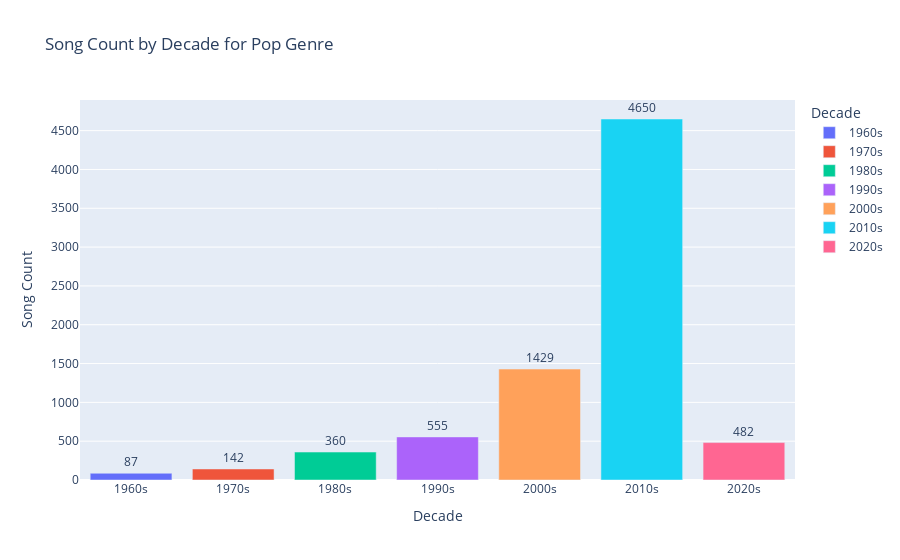

Source (notebook cell):
### Code cell
import plotly.express as px #im unsure if the group will understand the code 
pop_data = big_df[big_df['main_genre'] == 'pop']

# Group by decade and count the songs
song_count_by_decade = pop_data.groupby('decade')['song'].count().reset_index(name='count')

# Create the bar chart
fig = px.bar(song_count_by_decade, x='decade', y='count', text='count', color='decade', 
             title='Song Count by Decade for Pop Genre', labels={'decade': 'Decade', 'count': 'Song Count'})
fig.update_traces(texttemplate='%{text}', textposition='outside')
fig.show()

### Figure 1 — Plotly figure (JSON) as saved in the notebook; plotly's stock layout.template omitted (floating-point values rounded to 4 significant figures)
{"data": [{"alignmentgroup": "True", "hovertemplate": "Decade=%{x}<br>Song Count=%{text}<extra></extra>", "legendgroup": "1960s", "marker": {"color": "#636efa", "pattern": {"shape": ""}}, "name": "1960s", "offsetgroup": "1960s", "orientation": "v", "showlegend": true, "text": [87], "textposition": "outside", "texttemplate": "%{text}", "type": "bar", "visible": true, "x": ["1960s"], "xaxis": "x", "y": [87], "yaxis": "y"}, {"alignmentgroup": "True", "hovertemplate": "Decade=%{x}<br>Song Count=%{text}<extra></extra>", "legendgroup": "1970s", "marker": {"color": "#EF553B", "pattern": {"shape": ""}}, "name": "1970s", "offsetgroup": "1970s", "orientation": "v", "showlegend": true, "text": [142], "textposition": "outside", "texttemplate": "%{text}", "type": "bar", "visible": true, "x": ["1970s"], "xaxis": "x", "y": [142], "yaxis": "y"}, {"alignmentgroup": "True", "hovertemplate": "Decade=%{x}<br>Song Count=%{text}<extra></extra>", "legendgroup": "1980s", "marker": {"color": "#00cc96", "pattern": {"shape": ""}}, "name": "1980s", "offsetgroup": "1980s", "orientation": "v", "showlegend": true, "text": [360], "textposition": "outside", "texttemplate": "%{text}", "type": "bar", "x": ["1980s"], "xaxis": "x", "y": [360], "yaxis": "y"}, {"alignmentgroup": "True", "hovertemplate": "Decade=%{x}<br>Song Count=%{text}<extra></extra>", "legendgroup": "1990s", "marker": {"color": "#ab63fa", "pattern": {"shape": ""}}, "name": "1990s", "offsetgroup": "1990s", "orientation": "v", "showlegend": true, "text": [555], "textposition": "outside", "texttemplate": "%{text}", "type": "bar", "x": ["1990s"], "xaxis": "x", "y": [555], "yaxis": "y"}, {"alignmentgroup": "True", "hovertemplate": "Decade=%{x}<br>Song Count=%{text}<extra></extra>", "legendgroup": "2000s", "marker": {"color": "#FFA15A", "pattern": {"shape": ""}}, "name": "2000s", "offsetgroup": "2000s", "orientation": "v", "showlegend": true, "text": [1429], "textposition": "outside", "texttemplate": "%{text}", "type": "bar", "visible": true, "x": ["2000s"], "xaxis": "x", "y": [1429], "yaxis": "y"}, {"alignmentgroup": "True", "hovertemplate": "Decade=%{x}<br>Song Count=%{text}<extra></extra>", "legendgroup": "2010s", "marker": {"color": "#19d3f3", "pattern": {"shape": ""}}, "name": "2010s", "offsetgroup": "2010s", "orientation": "v", "showlegend": true, "text": [4650], "textposition": "outside", "texttemplate": "%{text}", "type": "bar", "visible": true, "x": ["2010s"], "xaxis": "x", "y": [4650], "yaxis": "y"}, {"alignmentgroup": "True", "hovertemplate": "Decade=%{x}<br>Song Count=%{text}<extra></extra>", "legendgroup": "2020s", "marker": {"color": "#FF6692", "pattern": {"shape": ""}}, "name": "2020s", "offsetgroup": "2020s", "orientation": "v", "showlegend": true, "text": [482], "textposition": "outside", "texttemplate": "%{text}", "type": "bar", "x": ["2020s"], "xaxis": "x", "y": [482], "yaxis": "y"}], "layout": {"autosize": true, "barmode": "relative", "dragmode": "zoom", "legend": {"title": {"text": "Decade"}, "tracegroupgap": 0}, "title": {"text": "Song Count by Decade for Pop Genre"}, "xaxis": {"anchor": "y", "autorange": true, "categoryarray": ["1960s", "1970s", "1980s", "1990s", "2000s", "2010s", "2020s"], "categoryorder": "array", "domain": [0, 1], "range": [-0.5, 6.5], "title": {"text": "Decade"}, "type": "category"}, "yaxis": {"anchor": "x", "autorange": true, "domain": [0, 1], "range": [0, 4895.0], "title": {"text": "Song Count"}, "type": "linear"}}}
